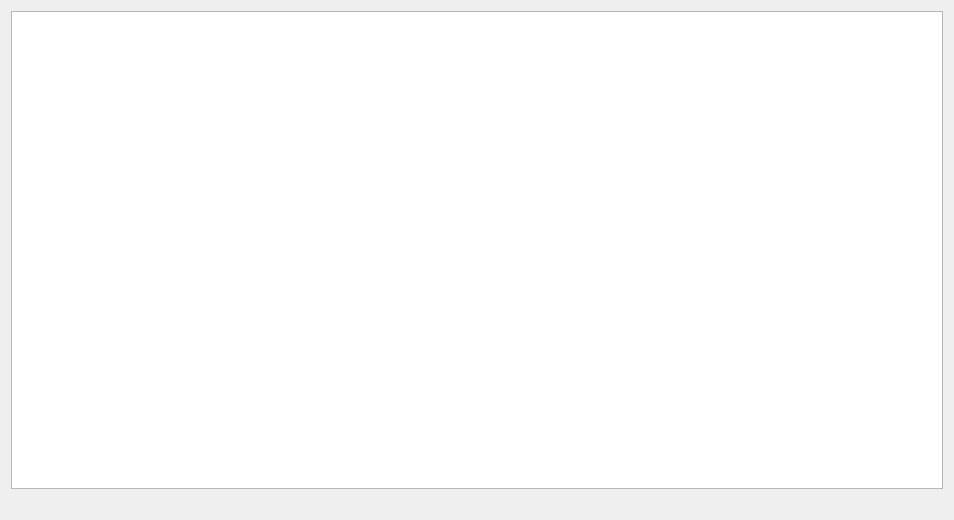
<?xml version="1.0" encoding="UTF-8"?>
<ui version="4.0">
 <class>Dialog</class>
 <widget class="QDialog" name="Dialog">
  <property name="geometry">
   <rect>
    <x>0</x>
    <y>0</y>
    <width>954</width>
    <height>520</height>
   </rect>
  </property>
  <property name="windowTitle">
   <string>Calculation Full Report</string>
  </property>
  <property name="windowIcon">
   <iconset>
    <normaloff>../resources/oq_icon.svg</normaloff>../resources/oq_icon.svg</iconset>
  </property>
  <layout class="QVBoxLayout" name="verticalLayout">
   <item>
    <widget class="QTextBrowser" name="text_browser">
     <property name="font">
      <font>
       <family>Courier</family>
      </font>
     </property>
     <property name="autoFormatting">
      <set>QTextEdit::AutoAll</set>
     </property>
     <property name="lineWrapMode">
      <enum>QTextEdit::NoWrap</enum>
     </property>
     <property name="acceptRichText">
      <bool>false</bool>
     </property>
    </widget>
   </item>
   <item>
    <widget class="QLabel" name="label">
     <property name="text">
      <string>&lt;html&gt;&lt;head/&gt;&lt;body&gt;&lt;p align=&quot;center&quot;&gt;&lt;img src=&quot;:/plugins/irmt/oq_logo.svg.png&quot;/&gt;&lt;/p&gt;&lt;/body&gt;&lt;/html&gt;</string>
     </property>
    </widget>
   </item>
  </layout>
 </widget>
 <resources/>
 <connections/>
</ui>
